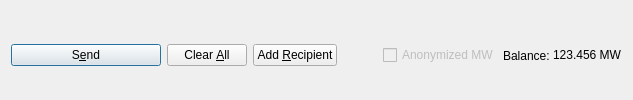
         <widget class="QFrame" name="frame_Send">
          <layout class="QHBoxLayout" name="horizontalLayout">
           <property name="bottomMargin">
            <number>0</number>
           </property>
           <item>
            <widget class="QPushButton" name="sendButton">
             <property name="minimumSize">
              <size>
               <width>150</width>
               <height>0</height>
              </size>
             </property>
             <property name="toolTip">
              <string>Confirm the send action</string>
             </property>
             <property name="text">
              <string>S&amp;end</string>
             </property>
             <property name="icon">
              <iconset resource="../masterwin.qrc">
               <normaloff>:/icons/send</normaloff>:/icons/send</iconset>
             </property>
             <property name="autoDefault">
              <bool>false</bool>
             </property>
             <property name="default">
              <bool>true</bool>
             </property>
            </widget>
           </item>
           <item>
            <widget class="QPushButton" name="clearButton">
             <property name="sizePolicy">
              <sizepolicy hsizetype="Minimum" vsizetype="Fixed">
               <horstretch>0</horstretch>
               <verstretch>0</verstretch>
              </sizepolicy>
             </property>
             <property name="toolTip">
              <string>Clear all fields of the form.</string>
             </property>
             <property name="text">
              <string>Clear &amp;All</string>
             </property>
             <property name="icon">
              <iconset resource="../masterwin.qrc">
               <normaloff>:/icons/remove</normaloff>:/icons/remove</iconset>
             </property>
             <property name="autoDefault">
              <bool>false</bool>
             </property>
            </widget>
           </item>
           <item>
            <widget class="QPushButton" name="addButton">
             <property name="toolTip">
              <string>Send to multiple recipients at once</string>
             </property>
             <property name="text">
              <string>Add &amp;Recipient</string>
             </property>
             <property name="icon">
              <iconset resource="../masterwin.qrc">
               <normaloff>:/icons/add</normaloff>:/icons/add</iconset>
             </property>
             <property name="autoDefault">
              <bool>false</bool>
             </property>
            </widget>
           </item>
           <item>
            <spacer name="horizontalSpacer">
             <property name="orientation">
              <enum>Qt::Horizontal</enum>
             </property>
             <property name="sizeHint" stdset="0">
              <size>
               <width>40</width>
               <height>20</height>
              </size>
             </property>
            </spacer>
           </item>
           <item>
            <layout class="QHBoxLayout" name="horizontalLayout_2">
             <property name="spacing">
              <number>3</number>
             </property>
             <item>
              <widget class="QCheckBox" name="checkzmw">
               <property name="enabled">
                <bool>false</bool>
               </property>
               <property name="text">
                <string>Anonymized MW</string>
               </property>
              </widget>
             </item>
             <item>
              <widget class="QLabel" name="label">
               <property name="text">
                <string>Balance:</string>
               </property>
              </widget>
             </item>
             <item>
              <widget class="QLabel" name="labelBalance">
               <property name="sizePolicy">
                <sizepolicy hsizetype="Preferred" vsizetype="Fixed">
                 <horstretch>0</horstretch>
                 <verstretch>0</verstretch>
                </sizepolicy>
               </property>
               <property name="cursor">
                <cursorShape>IBeamCursor</cursorShape>
               </property>
               <property name="text">
                <string notr="true">123.456 MW</string>
               </property>
               <property name="textInteractionFlags">
                <set>Qt::LinksAccessibleByMouse|Qt::TextSelectableByKeyboard|Qt::TextSelectableByMouse</set>
               </property>
              </widget>
             </item>
            </layout>
           </item>
          </layout>
         </widget>
